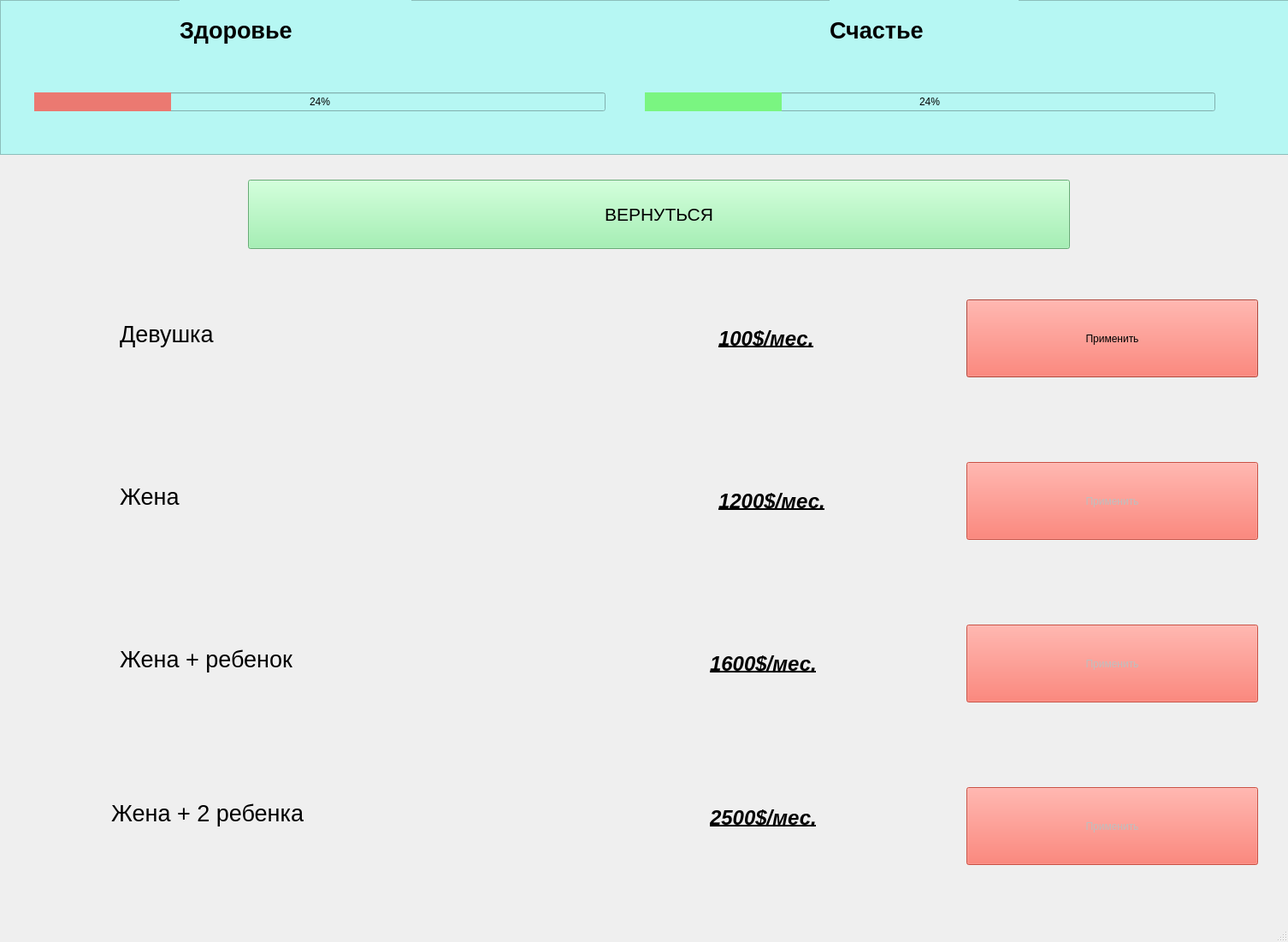
<?xml version="1.0" encoding="UTF-8"?>
<ui version="4.0">
 <class>Relationship</class>
 <widget class="QMainWindow" name="Relationship">
  <property name="geometry">
   <rect>
    <x>0</x>
    <y>0</y>
    <width>1506</width>
    <height>1101</height>
   </rect>
  </property>
  <property name="windowTitle">
   <string>MainWindow</string>
  </property>
  <widget class="QWidget" name="centralwidget">
   <widget class="QLabel" name="label_9">
    <property name="geometry">
     <rect>
      <x>830</x>
      <y>740</y>
      <width>291</width>
      <height>71</height>
     </rect>
    </property>
    <property name="font">
     <font>
      <pointsize>18</pointsize>
      <weight>75</weight>
      <italic>true</italic>
      <bold>true</bold>
      <underline>true</underline>
     </font>
    </property>
    <property name="text">
     <string>1600$/мес.</string>
    </property>
   </widget>
   <widget class="QPushButton" name="pushButton">
    <property name="geometry">
     <rect>
      <x>1130</x>
      <y>350</y>
      <width>341</width>
      <height>91</height>
     </rect>
    </property>
    <property name="styleSheet">
     <string notr="true">background-color: rgb(246, 97, 81)</string>
    </property>
    <property name="text">
     <string>Применить</string>
    </property>
   </widget>
   <widget class="QPushButton" name="pushButton_4">
    <property name="enabled">
     <bool>false</bool>
    </property>
    <property name="geometry">
     <rect>
      <x>1130</x>
      <y>920</y>
      <width>341</width>
      <height>91</height>
     </rect>
    </property>
    <property name="styleSheet">
     <string notr="true">background-color: rgb(246, 97, 81)</string>
    </property>
    <property name="text">
     <string>Применить</string>
    </property>
   </widget>
   <widget class="QLabel" name="label_7">
    <property name="geometry">
     <rect>
      <x>840</x>
      <y>550</y>
      <width>291</width>
      <height>71</height>
     </rect>
    </property>
    <property name="font">
     <font>
      <pointsize>18</pointsize>
      <weight>75</weight>
      <italic>true</italic>
      <bold>true</bold>
      <underline>true</underline>
     </font>
    </property>
    <property name="text">
     <string>1200$/мес.</string>
    </property>
   </widget>
   <widget class="QLabel" name="label_2">
    <property name="geometry">
     <rect>
      <x>140</x>
      <y>540</y>
      <width>571</width>
      <height>81</height>
     </rect>
    </property>
    <property name="font">
     <font>
      <pointsize>20</pointsize>
      <weight>50</weight>
      <bold>false</bold>
      <underline>false</underline>
     </font>
    </property>
    <property name="text">
     <string>Жена</string>
    </property>
   </widget>
   <widget class="QLabel" name="label">
    <property name="geometry">
     <rect>
      <x>140</x>
      <y>350</y>
      <width>571</width>
      <height>81</height>
     </rect>
    </property>
    <property name="font">
     <font>
      <pointsize>20</pointsize>
      <weight>50</weight>
      <bold>false</bold>
      <underline>false</underline>
     </font>
    </property>
    <property name="text">
     <string>Девушка</string>
    </property>
   </widget>
   <widget class="QLabel" name="label_4">
    <property name="geometry">
     <rect>
      <x>130</x>
      <y>910</y>
      <width>571</width>
      <height>81</height>
     </rect>
    </property>
    <property name="font">
     <font>
      <pointsize>20</pointsize>
      <weight>50</weight>
      <bold>false</bold>
      <underline>false</underline>
     </font>
    </property>
    <property name="text">
     <string>Жена + 2 ребенка</string>
    </property>
   </widget>
   <widget class="QPushButton" name="pushButton_3">
    <property name="enabled">
     <bool>false</bool>
    </property>
    <property name="geometry">
     <rect>
      <x>1130</x>
      <y>730</y>
      <width>341</width>
      <height>91</height>
     </rect>
    </property>
    <property name="styleSheet">
     <string notr="true">background-color: rgb(246, 97, 81)</string>
    </property>
    <property name="text">
     <string>Применить</string>
    </property>
   </widget>
   <widget class="QLabel" name="label_8">
    <property name="geometry">
     <rect>
      <x>830</x>
      <y>920</y>
      <width>291</width>
      <height>71</height>
     </rect>
    </property>
    <property name="font">
     <font>
      <pointsize>18</pointsize>
      <weight>75</weight>
      <italic>true</italic>
      <bold>true</bold>
      <underline>true</underline>
     </font>
    </property>
    <property name="text">
     <string>2500$/мес.</string>
    </property>
   </widget>
   <widget class="QLabel" name="label_3">
    <property name="geometry">
     <rect>
      <x>140</x>
      <y>730</y>
      <width>571</width>
      <height>81</height>
     </rect>
    </property>
    <property name="font">
     <font>
      <pointsize>20</pointsize>
      <weight>50</weight>
      <bold>false</bold>
      <underline>false</underline>
     </font>
    </property>
    <property name="text">
     <string>Жена + ребенок</string>
    </property>
   </widget>
   <widget class="QPushButton" name="pushButton_2">
    <property name="enabled">
     <bool>false</bool>
    </property>
    <property name="geometry">
     <rect>
      <x>1130</x>
      <y>540</y>
      <width>341</width>
      <height>91</height>
     </rect>
    </property>
    <property name="styleSheet">
     <string notr="true">background-color: rgb(246, 97, 81)</string>
    </property>
    <property name="text">
     <string>Применить</string>
    </property>
   </widget>
   <widget class="QLabel" name="label_10">
    <property name="geometry">
     <rect>
      <x>840</x>
      <y>360</y>
      <width>291</width>
      <height>71</height>
     </rect>
    </property>
    <property name="font">
     <font>
      <pointsize>18</pointsize>
      <weight>75</weight>
      <italic>true</italic>
      <bold>true</bold>
      <underline>true</underline>
     </font>
    </property>
    <property name="text">
     <string>100$/мес.</string>
    </property>
   </widget>
   <widget class="QPushButton" name="pushButton_8">
    <property name="geometry">
     <rect>
      <x>290</x>
      <y>210</y>
      <width>961</width>
      <height>81</height>
     </rect>
    </property>
    <property name="font">
     <font>
      <pointsize>16</pointsize>
     </font>
    </property>
    <property name="styleSheet">
     <string notr="true">background-color:rgb(143, 240, 164)</string>
    </property>
    <property name="text">
     <string>ВЕРНУТЬСЯ</string>
    </property>
   </widget>
   <widget class="QFrame" name="frame">
    <property name="geometry">
     <rect>
      <x>0</x>
      <y>0</y>
      <width>5000</width>
      <height>181</height>
     </rect>
    </property>
    <property name="styleSheet">
     <string notr="true">background-color: rgb(182, 247, 243)</string>
    </property>
    <property name="frameShape">
     <enum>QFrame::StyledPanel</enum>
    </property>
    <property name="frameShadow">
     <enum>QFrame::Raised</enum>
    </property>
    <widget class="QLabel" name="label_14">
     <property name="geometry">
      <rect>
       <x>210</x>
       <y>0</y>
       <width>271</width>
       <height>71</height>
      </rect>
     </property>
     <property name="font">
      <font>
       <pointsize>20</pointsize>
       <weight>75</weight>
       <bold>true</bold>
      </font>
     </property>
     <property name="styleSheet">
      <string notr="true">text-align: center;</string>
     </property>
     <property name="text">
      <string>Здоровье</string>
     </property>
    </widget>
    <widget class="QWidget" name="horizontalLayoutWidget">
     <property name="geometry">
      <rect>
       <x>40</x>
       <y>79</y>
       <width>1381</width>
       <height>81</height>
      </rect>
     </property>
     <layout class="QHBoxLayout" name="horizontalLayout">
      <item>
       <widget class="QProgressBar" name="healthBar">
        <property name="contextMenuPolicy">
         <enum>Qt::CustomContextMenu</enum>
        </property>
        <property name="styleSheet">
         <string notr="true">QProgressBar::chunk {background-color: rgb(235, 121, 113); }
QProgressBar{text-align: center;}</string>
        </property>
        <property name="value">
         <number>24</number>
        </property>
       </widget>
      </item>
      <item>
       <spacer name="horizontalSpacer">
        <property name="orientation">
         <enum>Qt::Horizontal</enum>
        </property>
        <property name="sizeType">
         <enum>QSizePolicy::Minimum</enum>
        </property>
        <property name="sizeHint" stdset="0">
         <size>
          <width>40</width>
          <height>20</height>
         </size>
        </property>
       </spacer>
      </item>
      <item>
       <widget class="QProgressBar" name="happinessBar">
        <property name="styleSheet">
         <string notr="true">QProgressBar::chunk {background-color: rgb(122, 245, 129); }
QProgressBar{text-align: center;}</string>
        </property>
        <property name="value">
         <number>24</number>
        </property>
       </widget>
      </item>
     </layout>
    </widget>
    <widget class="QLabel" name="label_13">
     <property name="geometry">
      <rect>
       <x>970</x>
       <y>0</y>
       <width>221</width>
       <height>71</height>
      </rect>
     </property>
     <property name="font">
      <font>
       <pointsize>20</pointsize>
       <weight>75</weight>
       <bold>true</bold>
      </font>
     </property>
     <property name="styleSheet">
      <string notr="true">text-align: center;</string>
     </property>
     <property name="text">
      <string>Счастье</string>
     </property>
    </widget>
   </widget>
  </widget>
  <widget class="QMenuBar" name="menubar">
   <property name="geometry">
    <rect>
     <x>0</x>
     <y>0</y>
     <width>1506</width>
     <height>39</height>
    </rect>
   </property>
  </widget>
  <widget class="QStatusBar" name="statusbar"/>
 </widget>
 <resources/>
 <connections/>
</ui>
